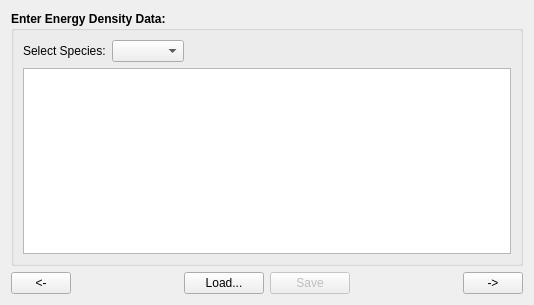
<?xml version="1.0" encoding="UTF-8"?>
<ui version="4.0">
 <class>MSVPA_Tab9</class>
 <widget class="QWidget" name="MSVPA_Tab9">
  <property name="geometry">
   <rect>
    <x>0</x>
    <y>0</y>
    <width>534</width>
    <height>305</height>
   </rect>
  </property>
  <property name="windowTitle">
   <string>Form</string>
  </property>
  <layout class="QVBoxLayout" name="verticalLayout">
   <item>
    <widget class="QGroupBox" name="MSVPA_Tab4_PreyPreferencesGB_5">
     <property name="font">
      <font>
       <weight>75</weight>
       <bold>true</bold>
      </font>
     </property>
     <property name="title">
      <string>Enter Energy Density Data:</string>
     </property>
     <layout class="QVBoxLayout" name="verticalLayout_56">
      <item>
       <layout class="QHBoxLayout" name="horizontalLayout_42">
        <item>
         <widget class="QLabel" name="label_18">
          <property name="font">
           <font>
            <weight>50</weight>
            <bold>false</bold>
           </font>
          </property>
          <property name="text">
           <string>Select Species:</string>
          </property>
         </widget>
        </item>
        <item>
         <widget class="QComboBox" name="MSVPA_Tab9_SpeciesCMB">
          <property name="font">
           <font>
            <weight>50</weight>
            <bold>false</bold>
           </font>
          </property>
         </widget>
        </item>
        <item>
         <spacer name="horizontalSpacer_38">
          <property name="orientation">
           <enum>Qt::Horizontal</enum>
          </property>
          <property name="sizeHint" stdset="0">
           <size>
            <width>40</width>
            <height>20</height>
           </size>
          </property>
         </spacer>
        </item>
       </layout>
      </item>
      <item>
       <widget class="QTableView" name="MSVPA_Tab9_EnergyDensityTV">
        <property name="font">
         <font>
          <weight>50</weight>
          <bold>false</bold>
         </font>
        </property>
       </widget>
      </item>
     </layout>
    </widget>
   </item>
   <item>
    <layout class="QHBoxLayout" name="horizontalLayout_43">
     <item>
      <widget class="QPushButton" name="MSVPA_Tab9_PrevPB">
       <property name="sizePolicy">
        <sizepolicy hsizetype="Fixed" vsizetype="Fixed">
         <horstretch>0</horstretch>
         <verstretch>0</verstretch>
        </sizepolicy>
       </property>
       <property name="minimumSize">
        <size>
         <width>60</width>
         <height>0</height>
        </size>
       </property>
       <property name="maximumSize">
        <size>
         <width>60</width>
         <height>16777215</height>
        </size>
       </property>
       <property name="toolTip">
        <string>Go to previous tab page</string>
       </property>
       <property name="statusTip">
        <string>Go to previous tab page</string>
       </property>
       <property name="text">
        <string>&lt;-</string>
       </property>
      </widget>
     </item>
     <item>
      <spacer name="horizontalSpacer_39">
       <property name="orientation">
        <enum>Qt::Horizontal</enum>
       </property>
       <property name="sizeHint" stdset="0">
        <size>
         <width>40</width>
         <height>20</height>
        </size>
       </property>
      </spacer>
     </item>
     <item>
      <widget class="QPushButton" name="MSVPA_Tab9_LoadPB">
       <property name="toolTip">
        <string>Load from CSV file</string>
       </property>
       <property name="statusTip">
        <string>Load from CSV file</string>
       </property>
       <property name="text">
        <string>Load...</string>
       </property>
      </widget>
     </item>
     <item>
      <widget class="QPushButton" name="MSVPA_Tab9_SavePB">
       <property name="enabled">
        <bool>false</bool>
       </property>
       <property name="toolTip">
        <string>Save above data to CSV file and database</string>
       </property>
       <property name="statusTip">
        <string>Save above data to CSV file and database</string>
       </property>
       <property name="text">
        <string>Save</string>
       </property>
      </widget>
     </item>
     <item>
      <spacer name="verticalSpacer_25">
       <property name="orientation">
        <enum>Qt::Horizontal</enum>
       </property>
       <property name="sizeType">
        <enum>QSizePolicy::Expanding</enum>
       </property>
       <property name="sizeHint" stdset="0">
        <size>
         <width>48</width>
         <height>20</height>
        </size>
       </property>
      </spacer>
     </item>
     <item>
      <widget class="QPushButton" name="MSVPA_Tab9_NextPB">
       <property name="sizePolicy">
        <sizepolicy hsizetype="Fixed" vsizetype="Fixed">
         <horstretch>0</horstretch>
         <verstretch>0</verstretch>
        </sizepolicy>
       </property>
       <property name="minimumSize">
        <size>
         <width>60</width>
         <height>0</height>
        </size>
       </property>
       <property name="maximumSize">
        <size>
         <width>60</width>
         <height>16777215</height>
        </size>
       </property>
       <property name="toolTip">
        <string>Go to next tab page</string>
       </property>
       <property name="statusTip">
        <string>Go to next tab page</string>
       </property>
       <property name="text">
        <string>-&gt;</string>
       </property>
      </widget>
     </item>
    </layout>
   </item>
  </layout>
 </widget>
 <resources/>
 <connections/>
</ui>
